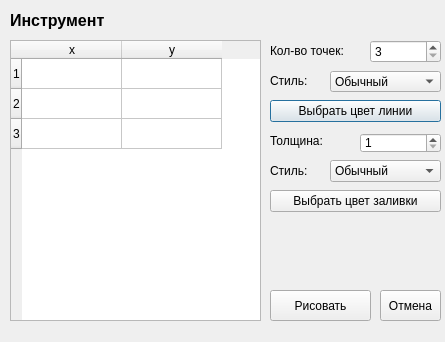
<?xml version="1.0" encoding="UTF-8"?>
<ui version="4.0">
 <class>CurveDialog</class>
 <widget class="QDialog" name="CurveDialog">
  <property name="geometry">
   <rect>
    <x>0</x>
    <y>0</y>
    <width>445</width>
    <height>342</height>
   </rect>
  </property>
  <property name="windowTitle">
   <string>Dialog</string>
  </property>
  <widget class="QTableWidget" name="tableWidget">
   <property name="geometry">
    <rect>
     <x>10</x>
     <y>40</y>
     <width>251</width>
     <height>281</height>
    </rect>
   </property>
   <property name="rowCount">
    <number>3</number>
   </property>
   <row/>
   <row/>
   <row/>
   <column>
    <property name="text">
     <string>x</string>
    </property>
   </column>
   <column>
    <property name="text">
     <string>y</string>
    </property>
   </column>
  </widget>
  <widget class="QSpinBox" name="spinBoxCount">
   <property name="geometry">
    <rect>
     <x>370</x>
     <y>40</y>
     <width>71</width>
     <height>23</height>
    </rect>
   </property>
   <property name="minimum">
    <number>3</number>
   </property>
   <property name="maximum">
    <number>1000</number>
   </property>
  </widget>
  <widget class="QLabel" name="labelCount">
   <property name="geometry">
    <rect>
     <x>270</x>
     <y>40</y>
     <width>91</width>
     <height>21</height>
    </rect>
   </property>
   <property name="text">
    <string>Кол-во точек:</string>
   </property>
  </widget>
  <widget class="QPushButton" name="pushButtonPenColor">
   <property name="geometry">
    <rect>
     <x>270</x>
     <y>100</y>
     <width>171</width>
     <height>22</height>
    </rect>
   </property>
   <property name="autoFillBackground">
    <bool>true</bool>
   </property>
   <property name="text">
    <string>Выбрать цвет линии</string>
   </property>
  </widget>
  <widget class="QLabel" name="labelPenWeight">
   <property name="geometry">
    <rect>
     <x>270</x>
     <y>130</y>
     <width>91</width>
     <height>21</height>
    </rect>
   </property>
   <property name="text">
    <string>Толщина:</string>
   </property>
   <property name="alignment">
    <set>Qt::AlignLeading|Qt::AlignLeft|Qt::AlignVCenter</set>
   </property>
  </widget>
  <widget class="QComboBox" name="comboBoxPenStyle">
   <property name="geometry">
    <rect>
     <x>330</x>
     <y>71</y>
     <width>111</width>
     <height>21</height>
    </rect>
   </property>
   <property name="currentIndex">
    <number>1</number>
   </property>
   <item>
    <property name="text">
     <string>Без линии</string>
    </property>
   </item>
   <item>
    <property name="text">
     <string>Обычный</string>
    </property>
   </item>
   <item>
    <property name="text">
     <string>Пунктир</string>
    </property>
   </item>
   <item>
    <property name="text">
     <string>Пунктир-точка</string>
    </property>
   </item>
   <item>
    <property name="text">
     <string>Пунктир-точка-точка</string>
    </property>
   </item>
  </widget>
  <widget class="QLabel" name="labelPenStyle">
   <property name="geometry">
    <rect>
     <x>270</x>
     <y>70</y>
     <width>61</width>
     <height>21</height>
    </rect>
   </property>
   <property name="text">
    <string>Стиль:</string>
   </property>
   <property name="alignment">
    <set>Qt::AlignLeading|Qt::AlignLeft|Qt::AlignVCenter</set>
   </property>
  </widget>
  <widget class="QSpinBox" name="spinBoxPenWeight">
   <property name="geometry">
    <rect>
     <x>360</x>
     <y>133</y>
     <width>81</width>
     <height>20</height>
    </rect>
   </property>
   <property name="minimum">
    <number>1</number>
   </property>
   <property name="maximum">
    <number>1000</number>
   </property>
  </widget>
  <widget class="QPushButton" name="pushButtonDraw">
   <property name="geometry">
    <rect>
     <x>270</x>
     <y>290</y>
     <width>101</width>
     <height>31</height>
    </rect>
   </property>
   <property name="text">
    <string>Рисовать</string>
   </property>
  </widget>
  <widget class="QPushButton" name="pushButtonCancel">
   <property name="geometry">
    <rect>
     <x>380</x>
     <y>290</y>
     <width>61</width>
     <height>31</height>
    </rect>
   </property>
   <property name="text">
    <string>Отмена</string>
   </property>
  </widget>
  <widget class="QLabel" name="labelBrushStyle">
   <property name="geometry">
    <rect>
     <x>270</x>
     <y>160</y>
     <width>61</width>
     <height>21</height>
    </rect>
   </property>
   <property name="text">
    <string>Стиль:</string>
   </property>
   <property name="alignment">
    <set>Qt::AlignLeading|Qt::AlignLeft|Qt::AlignVCenter</set>
   </property>
  </widget>
  <widget class="QComboBox" name="comboBoxBrushStyle">
   <property name="geometry">
    <rect>
     <x>330</x>
     <y>160</y>
     <width>111</width>
     <height>22</height>
    </rect>
   </property>
   <property name="currentIndex">
    <number>1</number>
   </property>
   <item>
    <property name="text">
     <string>Без заливки</string>
    </property>
   </item>
   <item>
    <property name="text">
     <string>Обычный</string>
    </property>
   </item>
   <item>
    <property name="text">
     <string>Плотность 1</string>
    </property>
   </item>
   <item>
    <property name="text">
     <string>Плотность 2</string>
    </property>
   </item>
   <item>
    <property name="text">
     <string>Плотность 3</string>
    </property>
   </item>
   <item>
    <property name="text">
     <string>Плотность 4</string>
    </property>
   </item>
   <item>
    <property name="text">
     <string>Плотность 5</string>
    </property>
   </item>
   <item>
    <property name="text">
     <string>Плотность 6</string>
    </property>
   </item>
   <item>
    <property name="text">
     <string>Плотность 7</string>
    </property>
   </item>
   <item>
    <property name="text">
     <string>Гор. штрих</string>
    </property>
   </item>
   <item>
    <property name="text">
     <string>Вер. штрих</string>
    </property>
   </item>
   <item>
    <property name="text">
     <string>Клетка</string>
    </property>
   </item>
   <item>
    <property name="text">
     <string>Диаг. штрих 1</string>
    </property>
   </item>
   <item>
    <property name="text">
     <string>Диаг. штрих 2</string>
    </property>
   </item>
   <item>
    <property name="text">
     <string>Диаг. штрих 3</string>
    </property>
   </item>
  </widget>
  <widget class="QPushButton" name="pushButtonBrushColor">
   <property name="geometry">
    <rect>
     <x>270</x>
     <y>190</y>
     <width>171</width>
     <height>22</height>
    </rect>
   </property>
   <property name="autoFillBackground">
    <bool>true</bool>
   </property>
   <property name="text">
    <string>Выбрать цвет заливки</string>
   </property>
  </widget>
  <widget class="QLabel" name="labelTool">
   <property name="geometry">
    <rect>
     <x>10</x>
     <y>10</y>
     <width>391</width>
     <height>21</height>
    </rect>
   </property>
   <property name="font">
    <font>
     <pointsize>12</pointsize>
     <weight>75</weight>
     <bold>true</bold>
    </font>
   </property>
   <property name="text">
    <string>Инструмент</string>
   </property>
  </widget>
 </widget>
 <tabstops>
  <tabstop>tableWidget</tabstop>
  <tabstop>spinBoxCount</tabstop>
  <tabstop>pushButtonPenColor</tabstop>
  <tabstop>comboBoxPenStyle</tabstop>
  <tabstop>spinBoxPenWeight</tabstop>
  <tabstop>pushButtonBrushColor</tabstop>
  <tabstop>comboBoxBrushStyle</tabstop>
  <tabstop>pushButtonDraw</tabstop>
  <tabstop>pushButtonCancel</tabstop>
 </tabstops>
 <resources/>
 <connections/>
</ui>
